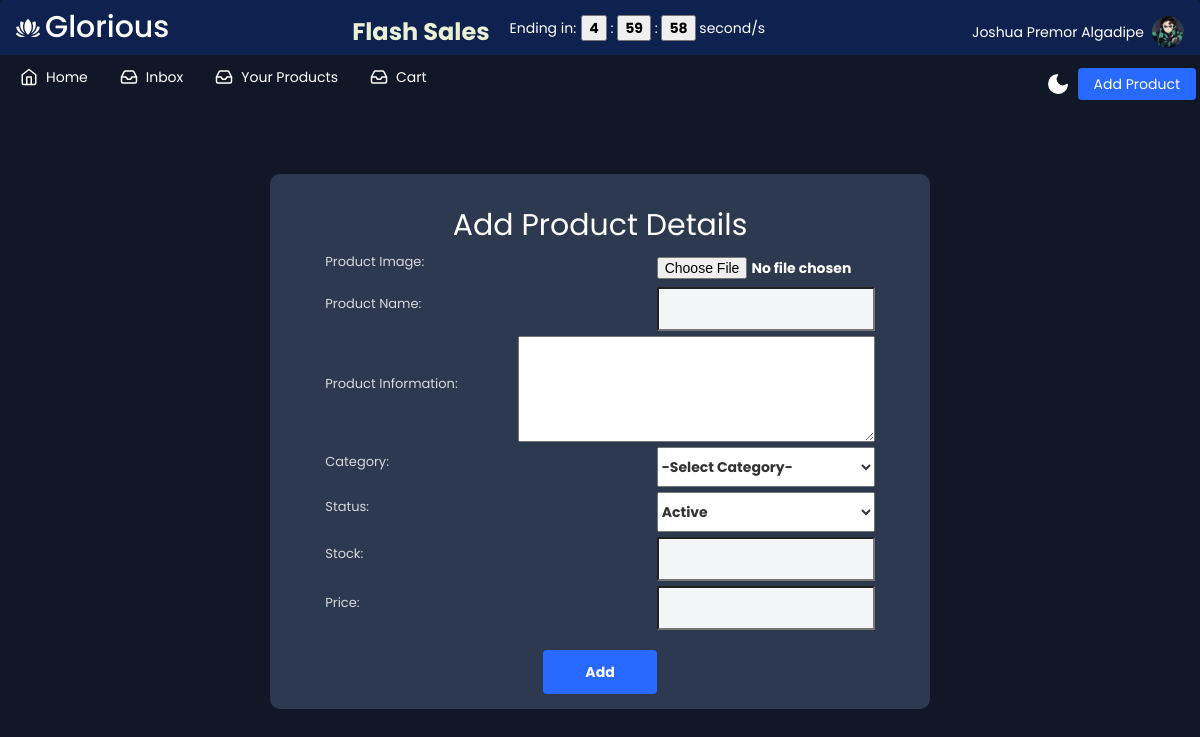
The page /add-product.php (signed in) on the database its author committed.
### tables this page shows
CREATE TABLE `profile_information` (
  `id` int(11) NOT NULL,
  `name` varchar(40) NOT NULL,
  `age` int(12) NOT NULL,
  `phone` varchar(15) NOT NULL,
  `password` varchar(60) NOT NULL,
  `email` varchar(50) NOT NULL,
  `location` varchar(50) NOT NULL,
  `profile_image` text DEFAULT NULL,
  `date_joined` timestamp NOT NULL DEFAULT current_timestamp()
);

### add-product.php (the view, shortened to what this page needs)
<?php
include("database.php");
?>
<!DOCTYPE html>
<html lang="en">
<head>
    <link rel="stylesheet" href="https://maxcdn.bootstrapcdn.com/bootstrap/3.3.7/css/bootstrap.min.css" />
    <link rel="stylesheet" href="https://cdnjs.cloudflare.com/ajax/libs/font-awesome/4.7.0/css/font-awesome.min.css" />
    <link rel="stylesheet" href="./css/style.css">
</head>
<body>
    <div class="app-container">
        <div class="app-content">
            <div style="position: sticky;top:0;z-index: 1 ;display: flex;align-items: center;justify-content: space-between;background-color: #0f2a689d;padding-left: 16px;height:55px">
                <div class="app-icon" style="display: flex;align-items: center;justify-content: left;gap:5px;">
                    <h2 style="position: relative;top:-5px">Glorious</h2>
                </div>
                <div style="display: flex;align-items: center;justify-content: center;gap:20px">
                    <h3 style="color: white;font-weight: bold;color:#E8F1D4">Flash Sales</h1>
                        <div style="display: flex;align-items: center;justify-content: center;gap:5px;color:white">
                            <p style="color: white;position: relative;top:5px">Ending in: </p>
                            <div>
                            <button style="color: black;font-weight: bold;" class="hours">05</button> : <button style="color: black;font-weight: bold;" class="minutes">59</button> : <button style="color: black;font-weight: bold;" class="seconds">41</button> second/s
                            </div>
                        </div>
                </div>
                <div class="account-info" style="cursor: pointer;">
                    <div class="account-info-name">
                        <?php
                        $id =  $_SESSION["id"];
                        $name = $mysqli->query("SELECT * FROM profile_information WHERE id = '$id'");
                        foreach ($name as $info) {
                            echo $info['name'];
                        }
                        ?>
                    </div>
                    <div class="account-info-picture">
                        <?php foreach ($name as $info) {
                            if ($info['profile_image'] == NULL || $info['profile_image'] == "") {
                        ?>
                                <img alt="">
                            <?php } else { ?>
                                <img src="test/uploads/<?= $info['profile_image'] ?>" alt="">
                        <?php }
                        } ?>
                    </div>
                </div>
            </div>
            <div class="app-content-header">
                <ul class="sidebar-list" style="display: flex;align-items: center;">
                    <li class="sidebar-list-item">
                        <a href="index.php">
                            <svg xmlns="http://www.w3.org/2000/svg" width="18" height="18" viewBox="0 0 24 24" fill="none" stroke="currentColor" stroke-width="2" stroke-linecap="round" stroke-linejoin="round" class="feather feather-home">
                                <path d="M3 9l9-7 9 7v11a2 2 0 0 1-2 2H5a2 2 0 0 1-2-2z" />
                                <polyline points="9 22 9 12 15 12 15 22" />
                            </svg>
                            <span>Home</span>
                        </a>
                    </li>
                    <li class="sidebar-list-item">
                        <a href="inbox.php">
                            <span>Inbox</span>
                        </a>
                    </li>
                    <li class="sidebar-list-item">
                        <a href="products.php">
                            <span>Your Products</span>
                        </a>
                    </li>
                    <li class="sidebar-list-item">
                        <a href="cart.php">
                            <span>Cart</span>
                        </a>
                    </li>
                </ul>
                <button class="mode-switch" title="Switch Theme">
                    <svg class="moon" fill="none" stroke="currentColor" stroke-linecap="round" stroke-linejoin="round" stroke-width="2" width="24" height="24" viewBox="0 0 24 24">
                        <defs></defs>
                        <path d="M21 12.79A9 9 0 1111.21 3 7 7 0 0021 12.79z"></path>
                    </svg>
                </button>
                <button class="app-content-headerButton" name="add_product" id="add_product">Add Product</button>
            </div>
            <div class="add_form">
                <form action="add-process.php" method="post" enctype="multipart/form-data">
                    <h2>Add Product Details</h2>
                    <div>
                        <p>Product Image: </p>
                        <input type="file" name="p_image" required>
                    </div>
                    <div>
                        <p>Product Name: </p>
                        <input type="text" name="p_name" required>
                    </div>
                    <div>
                        <p>Product Information: </p>
                        <textarea name="p_info" id="details" rows="5" cols="28" required></textarea>
                    </div>
                    <div>
                        <p>Category: </p>
                        <select name="p_category" required>
                            <option value="">-Select Category-</option>
                        </select>
                    </div>
                    <div>
                        <p>Status: </p>
                        <select name="p_status" required>
                            <option value="Active">Active</option>
                        </select>
                    </div>
                    <div>
                        <p>Stock: </p>
                        <input type="number" name="p_stock" required>
                    </div>
                    <div>
                        <p>Price: </p>
                        <input type="number" name="p_price" required>
                    </div>
                    <button class="add_btn" name="submit" id="add" type="submit">Add</button>
                </form>
            </div>
        </div>
    </div>
</body>
</html>

### css/style.css (style rules this page uses)
* { box-sizing: border-box; }
:root { --app-bg: #101827; --sidebar: rgba(21, 30, 47, 1); --sidebar-main-color: #fff; --table-border: #1a2131; --table-header: #1a2131; --app-content-main-color: #fff; --sidebar-link: #fff; --sidebar-active-link: #1d283c; --sidebar-hover-link: #1a2539; --action-color: #2869ff; --action-color-hover: #0f2a68; --app-content-secondary-color: #1d283c; --filter-reset: #2c394f; --filter-shadow: rgba(16, 24, 39, 0.8) 0px 6px 12px -2px, rgba(0, 0, 0, 0.3) 0px 3px 7px -3px; }
body, html { margin: 0; padding: 0; height: 100%; width: 100%; }
body { overflow: hidden; font-family: 'Poppins', sans-serif; background-color: var(--app-bg); -webkit-font-smoothing: antialiased; -moz-osx-font-smoothing: grayscale; }
.app-container { border-radius: 4px; width: 100%; height: 100%; max-height: 100%; max-width: 1280px; display: flex; overflow-y: scroll; overflow-x: hidden; box-shadow: rgba(99, 99, 99, 0.2) 0px 2px 8px 0px; max-width: 2000px; margin: 0 auto; }
.sidebar-list { list-style-type: none; padding: 0; ; }
.sidebar-list-item { position: relative; margin-bottom: 4px; }
.sidebar-list-item a { display: flex; align-items: center; width: 100%; padding: 10px 16px; color: var(--sidebar-link); text-decoration: none; font-size: 14px; line-height: 24px; }
.sidebar-list-item svg { margin-right: 8px; }
.mode-switch { background-color: transparent; border: none; padding: 0; color: var(--app-content-main-color); display: flex; justify-content: center; align-items: center; margin-left: auto; margin-right: 8px; cursor: pointer; }
.mode-switch .moon { fill: var(--app-content-main-color); }
.account-info { display: flex; align-items: center; padding: 16px; margin-top: auto; }
.account-info-picture { width: 32px; height: 32px; border-radius: 50%; overflow: hidden; flex-shrink: 0; }
.account-info-picture img { width: 100%; height: 100%; object-fit: cover; }
.account-info-name { font-size: 14px; color: var(--sidebar-main-color); margin: 0 8px; overflow: hidden; max-width: 100%; text-overflow: ellipsis; white-space: nowrap; }
.app-icon { color: var(--sidebar-main-color); display: flex !important; justify-content: center; align-items: center; }
.app-icon svg { width: 24px; height: 24px; }
.app-content { padding: 0; background-color: var(--app-bg); height: 100%; flex: 1; max-height: 100%; display: flex; flex-direction: column; }
.app-content-header { display: flex; align-items: center; justify-content: space-between; padding: 0 4px; }
.app-content-headerButton { background-color: var(--action-color); color: #fff; font-size: 14px; line-height: 24px; border: none; border-radius: 4px; height: 32px; padding: 0 16px; transition: 0.2s; cursor: pointer; }
.add_form { background-color: #2c394f; text-align: center; height: fit-content; padding: 15px 50px 15px 50px; width: fit-content; margin: auto; border-radius: 10px; position: relative; top: -15px; }
.add_form h2 { color: #fff; font-weight: normal; }
.add_form form div { justify-content: space-between; align-items: center; display: flex; gap:60px; margin: 5px; }
.add_form form input[type=text],.add_form form input[type=number] { width: 218px; padding: 20px; font-weight: bold; height: 20px; background-color: rgba(255, 255, 255, 0.95); }
.add_form form input[type=file] { height: 30px !important; width: 218px; font-weight: bold; padding-top: 5px; color: white; }
.add_form form p { color: rgba(255, 255, 255, 0.813) !important; font-size: 13px; }
.add_form form div select { width: 218px; font-weight: bold; height: 40px !important; }
.add_form form div select option { width: 178px; font-weight: bold; }
.add_btn { padding: 10px 40px 10px 40px; background-color: var(--action-color); border-color:transparent ; border-radius: 4px; font-weight: bold; color: rgb(255, 255, 255) !important; margin-top: 15px; font-weight: bolder; cursor: pointer; transition: 0.2s all; }

### rows shown on the page
profile_information: name "Joshua Premor Algadipe", profile_image (picture)
